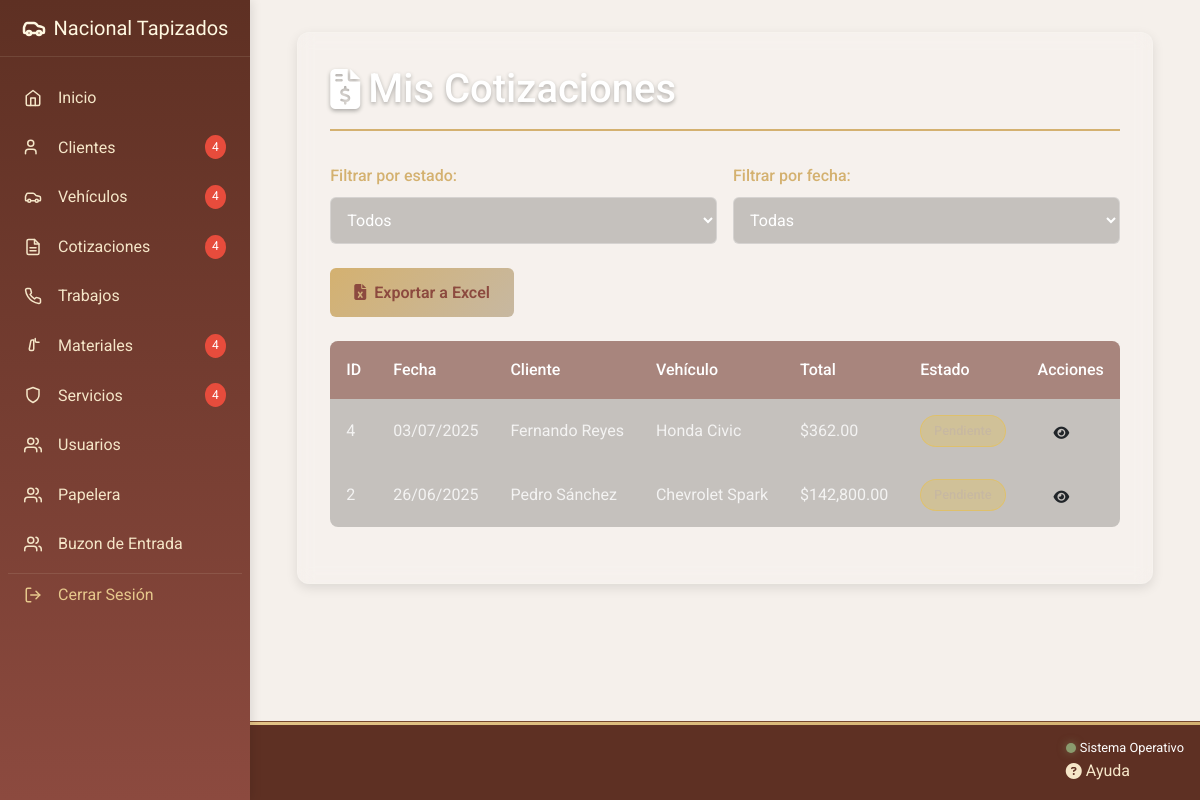
The app's page /admin/perfil/cotizaciones.php (signed in) with its own data.
### tables this page shows
CREATE TABLE `cotizaciones` (
  `id_cotizacion` int(11) NOT NULL,
  `id_usuario` int(11) NOT NULL,
  `id_cliente` int(11) NOT NULL,
  `id_vehiculo` int(11) NOT NULL,
  `fecha_cotizacion` timestamp NOT NULL DEFAULT current_timestamp() ON UPDATE current_timestamp(),
  `subtotal_cotizacion` decimal(10,2) NOT NULL,
  `valor_adicional` decimal(10,2) DEFAULT 0.00,
  `iva` decimal(5,2) NOT NULL,
  `total_cotizacion` decimal(10,2) NOT NULL,
  `estado_cotizacion` enum('Pendiente','Aprobado','Rechazada','Completada') NOT NULL,
  `notas_cotizacion` text NOT NULL,
  `activo` tinyint(1) NOT NULL DEFAULT 1
);

CREATE TABLE `clientes` (
  `id_cliente` int(11) NOT NULL,
  `nombre_cliente` varchar(50) NOT NULL,
  `correo_cliente` varchar(70) NOT NULL,
  `telefono_cliente` varchar(25) NOT NULL,
  `direccion_cliente` text NOT NULL,
  `fecha_registro` timestamp NOT NULL DEFAULT current_timestamp() ON UPDATE current_timestamp(),
  `notas_cliente` text NOT NULL,
  `activo` tinyint(1) NOT NULL DEFAULT 1
);

CREATE TABLE `vehiculos` (
  `id_vehiculo` int(11) NOT NULL,
  `marca_vehiculo` varchar(50) NOT NULL,
  `modelo_vehiculo` varchar(50) NOT NULL,
  `placa_vehiculo` varchar(20) NOT NULL,
  `notas_vehiculo` text NOT NULL,
  `activo` tinyint(1) NOT NULL DEFAULT 1
);

### admin/perfil/cotizaciones.php (the view, shortened to what this page needs)
<?php
require_once __DIR__ . '/../../php/conexion.php';
$usuario_id = getUserId();
try {
    $page = isset($_GET['page']) ? max(1, intval($_GET['page'])) : 1;
    $per_page = 10;
    $offset = ($page - 1) * $per_page;
    $stmt = $conex->prepare("SELECT c.*, cl.nombre_cliente, v.marca_vehiculo, v.modelo_vehiculo
                           FROM cotizaciones c
                           JOIN clientes cl ON c.id_cliente = cl.id_cliente
                           JOIN vehiculos v ON c.id_vehiculo = v.id_vehiculo
                           WHERE c.id_usuario = ?
                           ORDER BY c.fecha_cotizacion DESC
                           LIMIT ? OFFSET ?");
    $stmt->bindValue(1, $usuario_id, PDO::PARAM_INT);
    $stmt->bindValue(2, $per_page, PDO::PARAM_INT);
    $stmt->bindValue(3, $offset, PDO::PARAM_INT);
    $stmt->execute();
    $cotizaciones = $stmt->fetchAll();
} catch (PDOException $e) {
    die("Error al obtener cotizaciones: " . $e->getMessage());
}
?>
<!DOCTYPE html>
<html lang="es">
<head>
    <link rel="stylesheet" href="styles.css">
</head>
<body class="admin-body">
    <?php include '../includes/head.php'; ?>
            <?php include __DIR__ . '../../includes/sidebar.php'; ?>
    <div class="content-wrapper">
        <main class="cotizaciones-container">
            <h1 class="page-title">
                <i class="fas fa-file-invoice-dollar"></i> Mis Cotizaciones
            </h1>
            <div class="filters">
                <div class="filter-group">
                    <label for="estado">Filtrar por estado:</label>
                    <select id="estado" onchange="filterCotizaciones()">
                        <option value="">Todos</option>
                    </select>
                </div>
                <div class="filter-group">
                    <label for="fecha">Filtrar por fecha:</label>
                    <select id="fecha" onchange="filterCotizaciones()">
                        <option value="">Todas</option>
                    </select>
                </div>
            </div>
            <a href="exportar_cotizaciones_exel.php" class="export-btn" onclick="exportToExcel()">
                <i class="fas fa-file-excel"></i> Exportar a Excel
            </a>
            <div class="table-responsive">
                <table>
                    <thead>
                        <tr>
                            <th>ID</th>
                            <th>Fecha</th>
                            <th>Cliente</th>
                            <th>Vehículo</th>
                            <th>Total</th>
                            <th>Estado</th>
                            <th>Acciones</th>
                        </tr>
                    </thead>
                    <tbody>
                        <?php if (empty($cotizaciones)): ?>
                            <tr>
                                <td colspan="7" style="text-align: center;">No hay cotizaciones registradas</td>
                            </tr>
                        <?php else: ?>
                            <?php foreach ($cotizaciones as $cotizacion): ?>
                            <tr>
                                <td><?= $cotizacion['id_cotizacion'] ?></td>
                                <td><?= date('d/m/Y', strtotime($cotizacion['fecha_cotizacion'])) ?></td>
                                <td><?= htmlspecialchars($cotizacion['nombre_cliente']) ?></td>
                                <td><?= htmlspecialchars($cotizacion['marca_vehiculo']) ?> <?= htmlspecialchars($cotizacion['modelo_vehiculo']) ?></td>
                                <td>$<?= number_format($cotizacion['total_cotizacion'], 2) ?></td>
                                <td>
                                    <span class="status-badge <?= strtolower($cotizacion['estado_cotizacion']) ?>">
                                    </span>
                                </td>
                                <td>
                                    <a href="detalle_cotizacion.php?id=<?= $cotizacion['id_cotizacion'] ?>" class="btn btn-sm" title="Ver detalles">
                                        <i class="fas fa-eye"></i>
                                    </a>
                                </td>
                            </tr>
                            <?php endforeach; ?>
                        <?php endif; ?>
                    </tbody>
                </table>
            </div>
        </main>
    </div>
    <?php include '../includes/footer.php'; ?>
</body>
</html>

### admin/includes/head.php (shortened to what this page needs)
<!DOCTYPE html>
<html lang="es">
<head>
    <link href="https://cdn.jsdelivr.net/npm/bootstrap@5.3.0/dist/css/bootstrap.min.css" rel="stylesheet">
    <link rel="stylesheet" href="https://cdnjs.cloudflare.com/ajax/libs/font-awesome/6.4.0/css/all.min.css">
    <link rel="stylesheet" href="/--11proyecto/public/assets/css/variables.css">
    <link rel="stylesheet" href="/--11proyecto/public/assets/css/admin.css">
</head>
<body class="admin-body">

### admin/includes/sidebar.php (shortened to what this page needs)
<aside class="admin-sidebar">
    <div class="sidebar-header">
        <h4 class="sidebar-title">
            <button class="collapse-btn" title="Colapsar menú" style="background: none; border: none; padding: 0; cursor: pointer; color: #FFF8E1;">
                <span>Nacional Tapizados</span>
            </button>
        </h4>
    </div>
    <nav class="sidebar-nav">
        <ul class="nav flex-column">
            <li class="nav-item">
                <a class="nav-link" href="/--11proyecto/admin/dashboard.php">
                    <svg xmlns="http://www.w3.org/2000/svg" width="18" height="18" viewBox="0 0 24 24" fill="none" stroke="currentColor" stroke-width="2" stroke-linecap="round" stroke-linejoin="round" class="me-2">
                        <path d="m3 9 9-7 9 7v11a2 2 0 0 1-2 2H5a2 2 0 0 1-2-2z"></path>
                        <polyline points="9 22 9 12 15 12 15 22"></polyline>
                    </svg>
                    <span>Inicio</span>
                </a>
            </li>
            <li class="nav-item">
                <a class="nav-link" href="/--11proyecto/admin/formularios/clientes/index.php">
                    <svg xmlns="http://www.w3.org/2000/svg" width="18" height="18" viewBox="0 0 24 24" fill="none" stroke="currentColor" stroke-width="2" stroke-linecap="round" stroke-linejoin="round" class="me-2">
                        <path d="M16 21v-2a4 4 0 0 0-4-4H6a4 4 0 0 0-4 4v2"></path>
                        <circle cx="9" cy="7" r="4"></circle>
                    </svg>
                    <span>Clientes</span>
                    <span class="badge-notification">4</span>
                </a>
            </li>
            <li class="nav-item">
                <a class="nav-link" href="/--11proyecto/admin/formularios/vehiculos/index.php">
                    <span>Vehículos</span>
                    <span class="badge-notification">4</span>
                </a>
            </li>
            <li class="nav-item">
                <a class="nav-link" href="/--11proyecto/admin/formularios/cotizaciones/index.php">
                    <span>Cotizaciones</span>
                    <span class="badge-notification">4</span>
                </a>
            </li>
            <li class="nav-item">
                <a class="nav-link" href="/--11proyecto/admin/formularios/trabajos/index.php">
                    <span>Trabajos</span>
                </a>
            </li>
            <li class="nav-item">
                <a class="nav-link" href="/--11proyecto/admin/formularios/materiales/index.php">
                    <svg xmlns="http://www.w3.org/2000/svg" width="18" height="18" viewBox="0 0 24 24" fill="none" stroke="currentColor" stroke-width="2" stroke-linecap="round" stroke-linejoin="round" class="me-2">
                        <path d="M20 7h-3a2 2 0 0 1-2-2V2"></path>
                        <path d="M9 6a2 2 0 0 1 2-2h2v12a2 2 0 0 1-2 2H9a2 2 0 0 1-2-2z"></path>
                    </svg>
                    <span>Materiales</span>
                    <span class="badge-notification">4</span>
                </a>
            </li>
            <li class="nav-item">
                <a class="nav-link" href="/--11proyecto/admin/formularios/servicios/index.php">
                    <svg xmlns="http://www.w3.org/2000/svg" width="18" height="18" viewBox="0 0 24 24" fill="none" stroke="currentColor" stroke-width="2" stroke-linecap="round" stroke-linejoin="round" class="me-2">
                        <path d="M12 22s8-4 8-10V5l-8-3-8 3v7c0 6 8 10 8 10z"></path>
                    </svg>
                    <span>Servicios</span>
                    <span class="badge-notification">4</span>
                </a>
            </li>
            <li class="nav-item">
                <a class="nav-link" href="/--11proyecto/admin/formularios/usuarios/index.php">
                    <span>Usuarios</span>
                </a>
            </li>
            <li class="nav-item">
                <a class="nav-link" href="/--11proyecto/admin/formularios/papelera/papelera.php">
                    <span>Papelera</span>
                </a>
            </li>
            <li class="nav-item">
                <a class="nav-link" href="/--11proyecto/admin/mensajes_contacto.php">
                    <span>Buzon de Entrada</span>
                </a>
            </li>
            <li class="nav-item mt-auto">
                <a class="nav-link logout-link" href="/--11proyecto/php/logout.php">
                    <span>Cerrar Sesión</span>
                </a>
            </li>
        </ul>
    </nav>
</aside>

### admin/includes/footer.php
<footer class="admin-footer">
    <div class="footer-container">
        <div class="footer-left">
            <span class="footer-version">v1.0.0</span>
            <span class="footer-copyright">© <?= date('Y') ?> Nacional Tapizados</span>
        </div>
        <div class="footer-right">
            <div class="system-status">
                <span class="status-indicator online"></span>
                <span>Sistema Operativo</span>
            </div>
            <nav class="footer-links">
                <a href="/--11proyecto/admin/ayuda/ayuda.php" class="footer-link" >
                    <i class="fas fa-question-circle"></i>
                    <span>Ayuda</span>
                </a>
            </nav>
        </div>
    </div>
</footer>

### admin/perfil/styles.css (style rules this page uses)
body { background-image: url('https://pfst.cf2.poecdn.net/base/image/60ab54eef562f30f85a67bde31f924f078199dae0b7bc6c333dfb467a2c13471?w=1024&h=768&pmaid=442168253'); background-size: cover; background-position: center; background-attachment: fixed; font-family: 'Roboto', sans-serif; margin: 0; padding: 0; color: #fff; }
h1 { color: white; text-align: center; margin-bottom: 2rem; text-shadow: 0 2px 4px rgba(0, 0, 0, 0.3); padding-bottom: 1rem; border-bottom: 1px solid rgba(255, 255, 255, 0.2); }
.btn { padding: 0.75rem 1.5rem; border-radius: 6px; font-weight: 500; transition: all 0.3s ease; text-decoration: none; display: inline-flex; align-items: center; gap: 0.5rem; border: none; cursor: pointer; }
.table-responsive { overflow-x: auto; margin-bottom: 1.5rem; border-radius: 8px; background-color: rgba(0, 0, 0, 0.2); }
table { width: 100%; border-collapse: collapse; background-color: transparent; }
th, td { padding: 1rem; text-align: left; border-bottom: 1px solid rgba(255, 255, 255, 0.1); color: rgba(255, 255, 255, 0.8); }
th { background-color: rgba(140, 74, 63, 0.5); color: white; font-weight: 500; }
.status-badge { display: inline-block; padding: 0.3rem 0.8rem; border-radius: 20px; font-size: 0.8rem; font-weight: 500; }
.status-badge.pendiente { background-color: rgba(255, 193, 7, 0.2); color: #C7B8A1; border: 1px solid rgba(255, 193, 7, 0.3); }
.cotizaciones-container { max-width: 1200px; margin: 2rem auto; padding: 2rem; background-color: rgba(255, 255, 255, 0.1); border-radius: 12px; box-shadow: 0 4px 12px rgba(0, 0, 0, 0.1); border: 1px solid rgba(255, 255, 255, 0.1); backdrop-filter: blur(8px); }
.cotizaciones-container .page-title { color: white; margin-bottom: 2rem; padding-bottom: 1rem; border-bottom: 2px solid #D4B170; display: flex; align-items: center; gap: 0.5rem; }
.filters { display: flex; gap: 1rem; margin-bottom: 1.5rem; flex-wrap: wrap; }
.filter-group { flex: 1; min-width: 200px; }
.filter-group label { display: block; margin-bottom: 0.5rem; color: #D4B170; font-weight: 500; }
.filter-group select, .filter-group input { width: 100%; padding: 0.75rem; border: 1px solid rgba(255, 255, 255, 0.3); border-radius: 6px; background-color: rgba(0, 0, 0, 0.2); color: white; transition: all 0.3s ease; }
.export-btn { background: linear-gradient(135deg, #D4B170, #C7B8A1); color: #8c4a3f; border: none; padding: 0.75rem 1.5rem; border-radius: 6px; font-weight: 600; cursor: pointer; transition: all 0.3s ease; display: inline-flex; align-items: center; gap: 0.5rem; margin-bottom: 1.5rem; text-decoration: none; }
.btn-sm { padding: 0.5rem; border-radius: 6px; background-color: rgba(140, 74, 63, 0.5); color: white; text-decoration: none; transition: all 0.3s ease; display: inline-flex; align-items: center; justify-content: center; width: 32px; height: 32px; }

### public/assets/css/variables.css (style rules this page uses)
:root { --primary-dark: #5E3023; --secondary-dark: #8C4A3F; --accent-color: #B57157; --accent-light: #D4A373; --neutral-dark: #C7B8A1; --neutral-medium: #E0D5CE; --neutral-light: #F5F0EB; --text-light: #FFFFFF; --text-dark: #3A2A1A; --gold-cream: #F5E6C8; --gold-pastel: #E6C88C; --gold-dark: #D4B170; --gold-accent: #D4A017; --gradient-leather: linear-gradient(135deg, var(--secondary-dark), var(--accent-color)); --gradient-light: linear-gradient(135deg, var(--neutral-medium), var(--neutral-light)); --gradient-gold: linear-gradient(135deg, var(--gold-pastel), var(--gold-dark)); --shadow-sm: 0 2px 6px rgba(94, 48, 35, 0.15); --shadow-md: 0 4px 12px rgba(94, 48, 35, 0.2); --shadow-lg: 0 8px 24px rgba(94, 48, 35, 0.25); --border-stitched: 2px solid var(--accent-color); --border-soft: 1px solid var(--neutral-dark); --border-gold: 1px solid var(--gold-pastel); --space-xs: 0.25rem; --space-sm: 0.5rem; --space-md: 1rem; --space-lg: 1.5rem; --space-xl: 2rem; --space-xxl: 3rem; --transition-fast: 0.2s ease; --transition-normal: 0.3s ease; --transition-slow: 0.5s ease; --sidebar-width: 280px; --header-height: 70px; --z-sidebar: 1000; --z-header: 1100; --z-modal: 1200; --success-color: #8A9B6E; --error-color: #C45A4D; --warning-color: #E6C88C; }

### records on screen
cotizaciones: id_cotizacion "4", fecha_cotizacion "03/07/2025", id_cliente.nombre_cliente "Fernando Reyes", id_vehiculo.marca_vehiculo "Honda", id_vehiculo.modelo_vehiculo "Civic", total_cotizacion "362.00"
cotizaciones: id_cotizacion "2", fecha_cotizacion "26/06/2025", id_cliente.nombre_cliente "Pedro Sánchez", id_vehiculo.marca_vehiculo "Chevrolet", id_vehiculo.modelo_vehiculo "Spark", total_cotizacion "142,800.00"
